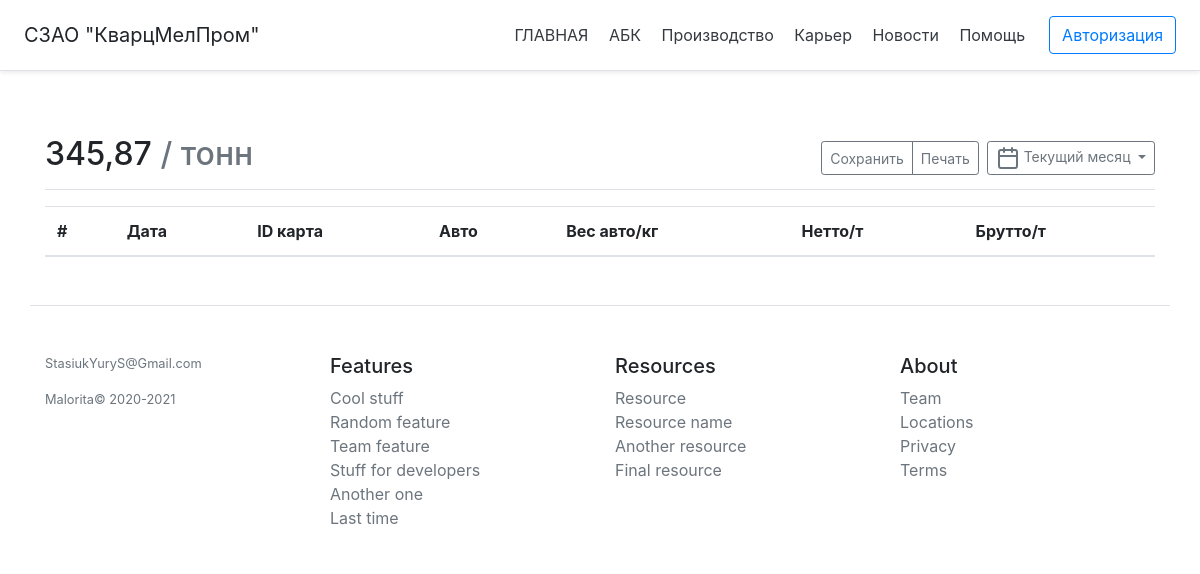
/pit/scales, run on an earlier commit of the app's database.
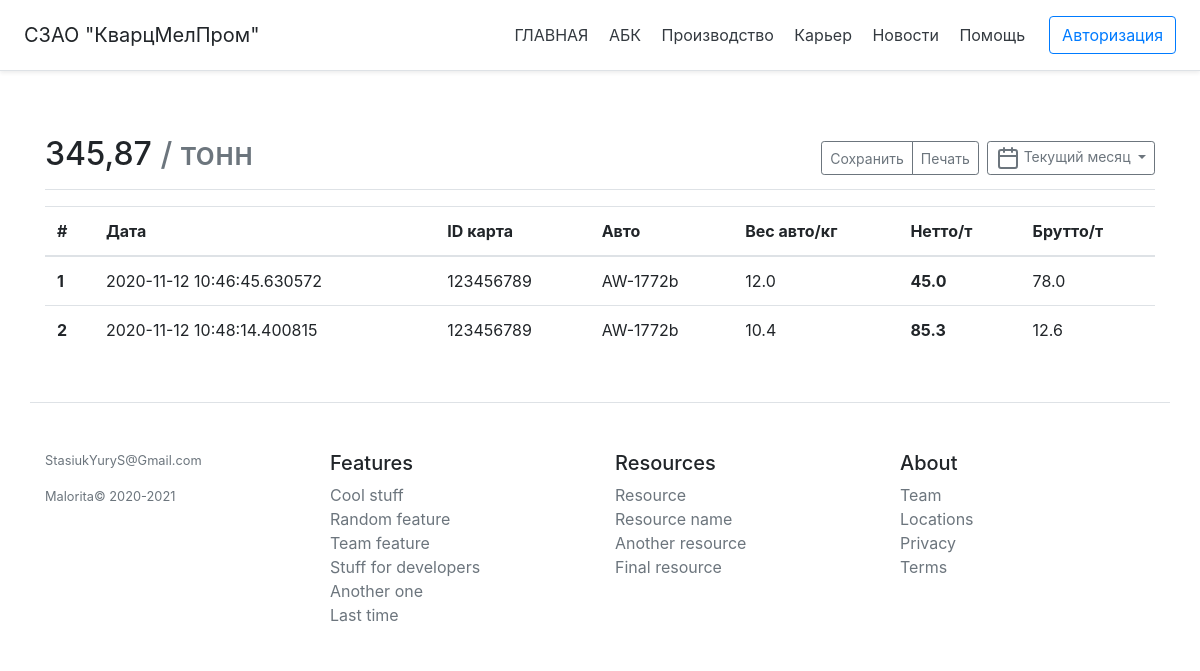
And on a later commit of the database.
### app.py (models this page shows, shortened)
class Sand(db.Model):
    id = db.Column(db.Integer, primary_key=True)
    car = db.Column(db.String(100), nullable=False)         # имя авто
    card = db.Column(db.String(20), nullable=False)         # id карты
    date = db.Column(db.DateTime, default=datetime.utcnow)  # дата взвешивания
    time = db.Column(db.DateTime, default=datetime.utcnow)  # время взвешивания
    net = db.Column(db.Float, nullable=False)               # нетто
    gross = db.Column(db.Float, nullable=False)             # брутто
    tare = db.Column(db.Float, nullable=False)              # тара - вес авто

### app.py (the view)
@app.route('/pit/scales')
def scales():
    sand = Sand.query.order_by(Sand.date).all()
    return render_template('scales.html', sand=sand)

### templates/scales.html (shortened to what this page needs)
{% extends 'base.html' %}
{% block body %}
<div class="container mt-5">
    <div class="d-flex justify-content-between flex-wrap flex-md-nowrap align-items-center pt-3 pb-2 mb-3 border-bottom">
        <h1 class="h2">345,87 <span class="text-muted">/ тонн</span></h1>
        <div class="btn-toolbar mb-2 mb-md-0">
          <div class="btn-group mr-2">
            <button type="button" class="btn btn-sm btn-outline-secondary">Сохранить</button>
            <button type="button" class="btn btn-sm btn-outline-secondary">Печать</button>
          </div>
          <button type="button" class="btn btn-sm btn-outline-secondary dropdown-toggle">
            Текущий месяц
          </button>
        </div>
      </div>
    <table class="table">
    <thead>
    <tr>
      <th scope="col">#</th>
      <th scope="col">Дата</th>
      <th scope="col">ID карта</th>
      <th scope="col">Авто</th>
      <th scope="col">Вес авто/кг</th>
      <th scope="col">Нетто/т</th>
      <th scope="col">Брутто/т</th>
    </tr>
    </thead>
    <tbody>
  {% for el in sand %}
  <tr>
      <th scope="row">{{ el.id }}</th>
      <td>{{ el.date }}</td>
      <td>{{ el.card }}</td>
      <td>{{ el.car }}</td>
      <td>{{ el.tare }}</td>
      <th>{{ el.net }}</th>
      <td>{{ el.gross }}</td>
  </tr>
  {% endfor %}
  </tbody>
</table>
</div>
{% endblock %}

### templates/base.html (shortened to what this page needs)
<!doctype html>
<html lang="ru">
<head>
    <link rel="stylesheet" href="{{ url_for('static', filename='css/bootstrap.css') }}">
</head>
<body>
    <div class="d-flex flex-column flex-md-row align-items-center p-3 px-md-4 mb-3 bg-white border-bottom shadow-sm">
    <h5 class="my-0 mr-md-auto font-weight-normal">СЗАО "КварцМелПром"</h5>
    <nav class="my-2 my-md-0 mr-md-3">
        <a class="p-2 text-dark" href="/">ГЛАВНАЯ</a>
        <a class="p-2 text-dark" href="/abk">АБК</a>
        <a class="p-2 text-dark" href="/production">Производство</a>
        <a class="p-2 text-dark" href="/pit">Карьер</a>
        <a class="p-2 text-dark" href="/news">Новости</a>
        <a class="p-2 text-dark" href="/help">Помощь</a>
    </nav>
    <a class="btn btn-outline-primary" href="#">Авторизация</a>
    </div>
    {% block body %}{% endblock %}
    <footer class="container pt-4 my-md-5 pt-md-5 border-top">
    <div class="row">
      <div class="col-12 col-md">
        <small class="d-block mb-3 text-muted">StasiukYuryS@Gmail.com</small>
        <small class="d-block mb-3 text-muted">Malorita© 2020-2021</small>
      </div>
      <div class="col-6 col-md">
        <h5>Features</h5>
        <ul class="list-unstyled text-small">
          <li><a class="text-muted" href="#">Cool stuff</a></li>
          <li><a class="text-muted" href="#">Random feature</a></li>
          <li><a class="text-muted" href="#">Team feature</a></li>
          <li><a class="text-muted" href="#">Stuff for developers</a></li>
          <li><a class="text-muted" href="#">Another one</a></li>
          <li><a class="text-muted" href="#">Last time</a></li>
        </ul>
      </div>
      <div class="col-6 col-md">
        <h5>Resources</h5>
        <ul class="list-unstyled text-small">
          <li><a class="text-muted" href="#">Resource</a></li>
          <li><a class="text-muted" href="#">Resource name</a></li>
          <li><a class="text-muted" href="#">Another resource</a></li>
          <li><a class="text-muted" href="#">Final resource</a></li>
        </ul>
      </div>
      <div class="col-6 col-md">
        <h5>About</h5>
        <ul class="list-unstyled text-small">
          <li><a class="text-muted" href="#">Team</a></li>
          <li><a class="text-muted" href="#">Locations</a></li>
          <li><a class="text-muted" href="#">Privacy</a></li>
          <li><a class="text-muted" href="#">Terms</a></li>
        </ul>
      </div>
    </div>
  </footer>
</body>
</html>

What changed in the data, as far as the page shows it:
added Sand: id "1", date "2020-11-12 10:46:45.630572", card "123456789", car "AW-1772b", tare "12.0", net "45.0", gross "78.0"
added Sand: id "2", date "2020-11-12 10:48:14.400815", card "123456789", car "AW-1772b", tare "10.4", net "85.3", gross "12.6"
